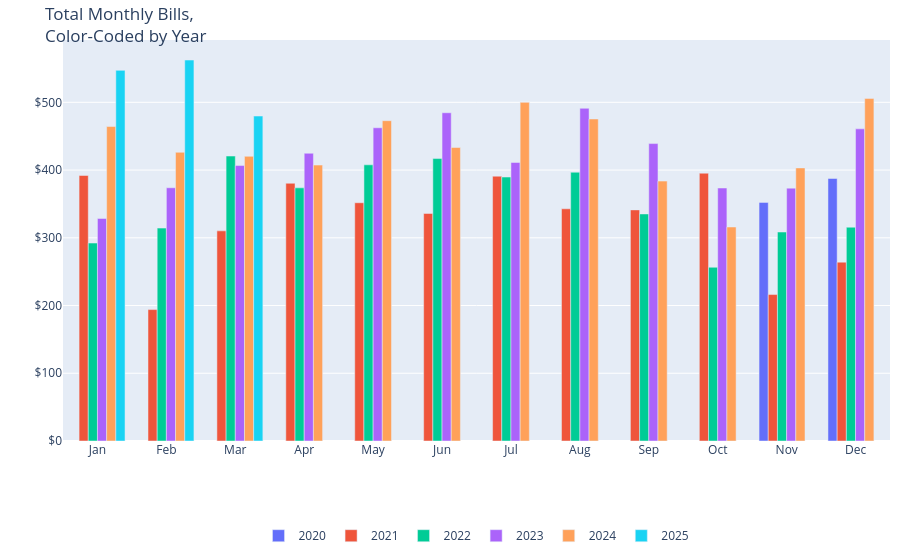

The code cell stored with this chart in its notebook:
### Code cell
# convert to Plotly format
monthly_amount_pivot = monthly_amount_pivot.reset_index()

# create traces, one for each year
traces = []
for year in monthly_amount_pivot.columns[1:]:
    traces.append(
        go.Bar(
            x=monthly_amount_pivot["Month"],
            y=monthly_amount_pivot[year],
            name=str(year),
            hovertemplate="Month: %{x}<br>Amount: $%{y:.2f}<br>Year: " + str(year),
        )
    )

# create fig
fig = go.Figure(data=traces)

# update layout
fig.update_layout(
    barmode="group",
    title="Total Monthly Bills,<br>Color-Coded by Year",
    xaxis=dict(
        tickmode="array",
        tickvals=list(range(1, 13)),
        ticktext=[
            "Jan",
            "Feb",
            "Mar",
            "Apr",
            "May",
            "Jun",
            "Jul",
            "Aug",
            "Sep",
            "Oct",
            "Nov",
            "Dec",
        ],
        title="Month",
    ),
    yaxis=dict(title="Amount ($)"),
    legend_title_text="",
)

# format for mobile
fig.update_layout(
    xaxis=dict(title=""),
    yaxis=dict(
        title="",
        tickprefix="$",
    ),
    margin=dict(
        t=40,
        b=30,
        l=10,
        r=10,
    ),
    legend=dict(
        orientation="h",
        x=0.5,
        xanchor="center",
        y=-0.2,
    ),
)

# plot
fig.show()

### Figure 1 — Plotly figure (JSON) as saved in the notebook; plotly's stock layout.template omitted (floating-point values rounded to 4 significant figures)
{"data": [{"hovertemplate": "Month: %{x}<br>Amount: $%{y:.2f}<br>Year: 2020", "name": "2020", "type": "bar", "x": [1, 2, 3, 4, 5, 6, 7, 8, 9, 10, 11, 12], "y": [null, null, null, null, null, null, null, null, null, null, 352.3, 387.5]}, {"hovertemplate": "Month: %{x}<br>Amount: $%{y:.2f}<br>Year: 2021", "name": "2021", "type": "bar", "x": [1, 2, 3, 4, 5, 6, 7, 8, 9, 10, 11, 12], "y": [392, 194, 310.2, 380.5, 351.7, 335.9, 390.9, 342.8, 341.2, 395.4, 216.2, 264.0]}, {"hovertemplate": "Month: %{x}<br>Amount: $%{y:.2f}<br>Year: 2022", "name": "2022", "type": "bar", "x": [1, 2, 3, 4, 5, 6, 7, 8, 9, 10, 11, 12], "y": [292.2, 314.3, 420.7, 373.7, 407.7, 417.0, 389.7, 396.8, 335.2, 256.5, 308.5, 315.6]}, {"hovertemplate": "Month: %{x}<br>Amount: $%{y:.2f}<br>Year: 2023", "name": "2023", "type": "bar", "x": [1, 2, 3, 4, 5, 6, 7, 8, 9, 10, 11, 12], "y": [328.5, 373.9, 406.6, 424.8, 462.4, 484.6, 411.2, 491.2, 439.1, 373.5, 373.3, 460.8]}, {"hovertemplate": "Month: %{x}<br>Amount: $%{y:.2f}<br>Year: 2024", "name": "2024", "type": "bar", "x": [1, 2, 3, 4, 5, 6, 7, 8, 9, 10, 11, 12], "y": [464.3, 426.2, 420.2, 407.3, 472.9, 433.2, 499.9, 475.4, 383.7, 315.9, 403.1, 505.8]}, {"hovertemplate": "Month: %{x}<br>Amount: $%{y:.2f}<br>Year: 2025", "name": "2025", "type": "bar", "x": [1, 2, 3, 4, 5, 6, 7, 8, 9, 10, 11, 12], "y": [547.2, 562.4, 479.7, null, null, null, null, null, null, null, null, null]}], "layout": {"barmode": "group", "legend": {"orientation": "h", "title": {"text": ""}, "x": 0.5, "xanchor": "center", "y": -0.2}, "margin": {"b": 30, "l": 10, "r": 10, "t": 40}, "title": {"text": "Total Monthly Bills,<br>Color-Coded by Year"}, "xaxis": {"tickmode": "array", "ticktext": ["Jan", "Feb", "Mar", "Apr", "May", "Jun", "Jul", "Aug", "Sep", "Oct", "Nov", "Dec"], "tickvals": [1, 2, 3, 4, 5, 6, 7, 8, 9, 10, 11, 12], "title": {"text": ""}}, "yaxis": {"tickprefix": "$", "title": {"text": ""}}}}
